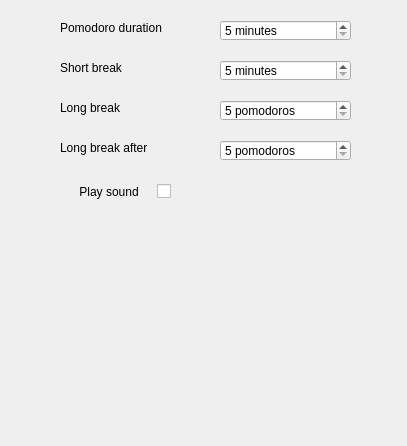
<?xml version="1.0" encoding="UTF-8"?>
<ui version="4.0">
 <class>Form</class>
 <widget class="QWidget" name="Form">
  <property name="geometry">
   <rect>
    <x>0</x>
    <y>0</y>
    <width>407</width>
    <height>446</height>
   </rect>
  </property>
  <property name="sizePolicy">
   <sizepolicy hsizetype="Fixed" vsizetype="Fixed">
    <horstretch>0</horstretch>
    <verstretch>0</verstretch>
   </sizepolicy>
  </property>
  <property name="windowTitle">
   <string>Settings</string>
  </property>
  <property name="windowIcon">
   <iconset resource="../../../resources/resources.qrc">
    <normaloff>:/icons/config.ico</normaloff>:/icons/config.ico</iconset>
  </property>
  <widget class="QLabel" name="label">
   <property name="geometry">
    <rect>
     <x>60</x>
     <y>20</y>
     <width>131</width>
     <height>16</height>
    </rect>
   </property>
   <property name="text">
    <string>Pomodoro duration</string>
   </property>
  </widget>
  <widget class="QLabel" name="label_2">
   <property name="geometry">
    <rect>
     <x>60</x>
     <y>60</y>
     <width>131</width>
     <height>16</height>
    </rect>
   </property>
   <property name="text">
    <string>Short break</string>
   </property>
  </widget>
  <widget class="QLabel" name="label_3">
   <property name="geometry">
    <rect>
     <x>60</x>
     <y>100</y>
     <width>131</width>
     <height>16</height>
    </rect>
   </property>
   <property name="text">
    <string>Long break</string>
   </property>
  </widget>
  <widget class="QLabel" name="label_4">
   <property name="geometry">
    <rect>
     <x>60</x>
     <y>140</y>
     <width>131</width>
     <height>16</height>
    </rect>
   </property>
   <property name="text">
    <string>Long break after</string>
   </property>
  </widget>
  <widget class="QSpinBox" name="spBxPomodoroDuration">
   <property name="geometry">
    <rect>
     <x>220</x>
     <y>20</y>
     <width>131</width>
     <height>21</height>
    </rect>
   </property>
   <property name="accessibleName">
    <string/>
   </property>
   <property name="accessibleDescription">
    <string/>
   </property>
   <property name="specialValueText">
    <string/>
   </property>
   <property name="suffix">
    <string> minutes</string>
   </property>
   <property name="minimum">
    <number>5</number>
   </property>
   <property name="maximum">
    <number>120</number>
   </property>
  </widget>
  <widget class="QSpinBox" name="spBxPomodoroDuration_2">
   <property name="geometry">
    <rect>
     <x>220</x>
     <y>60</y>
     <width>131</width>
     <height>21</height>
    </rect>
   </property>
   <property name="accessibleName">
    <string/>
   </property>
   <property name="accessibleDescription">
    <string/>
   </property>
   <property name="specialValueText">
    <string/>
   </property>
   <property name="suffix">
    <string> minutes</string>
   </property>
   <property name="minimum">
    <number>5</number>
   </property>
   <property name="maximum">
    <number>120</number>
   </property>
  </widget>
  <widget class="QSpinBox" name="spBxPomodoroDuration_3">
   <property name="geometry">
    <rect>
     <x>220</x>
     <y>100</y>
     <width>131</width>
     <height>21</height>
    </rect>
   </property>
   <property name="accessibleName">
    <string/>
   </property>
   <property name="accessibleDescription">
    <string/>
   </property>
   <property name="specialValueText">
    <string/>
   </property>
   <property name="suffix">
    <string> pomodoros</string>
   </property>
   <property name="minimum">
    <number>5</number>
   </property>
   <property name="maximum">
    <number>120</number>
   </property>
  </widget>
  <widget class="QSpinBox" name="spBxPomodoroDuration_4">
   <property name="geometry">
    <rect>
     <x>220</x>
     <y>140</y>
     <width>131</width>
     <height>21</height>
    </rect>
   </property>
   <property name="accessibleName">
    <string/>
   </property>
   <property name="accessibleDescription">
    <string/>
   </property>
   <property name="specialValueText">
    <string/>
   </property>
   <property name="suffix">
    <string> pomodoros</string>
   </property>
   <property name="minimum">
    <number>5</number>
   </property>
   <property name="maximum">
    <number>120</number>
   </property>
  </widget>
  <widget class="QCheckBox" name="checkBox">
   <property name="geometry">
    <rect>
     <x>40</x>
     <y>180</y>
     <width>131</width>
     <height>23</height>
    </rect>
   </property>
   <property name="layoutDirection">
    <enum>Qt::RightToLeft</enum>
   </property>
   <property name="text">
    <string>Play sound    </string>
   </property>
  </widget>
 </widget>
 <resources>
  <include location="../../../resources/resources.qrc"/>
 </resources>
 <connections/>
</ui>
